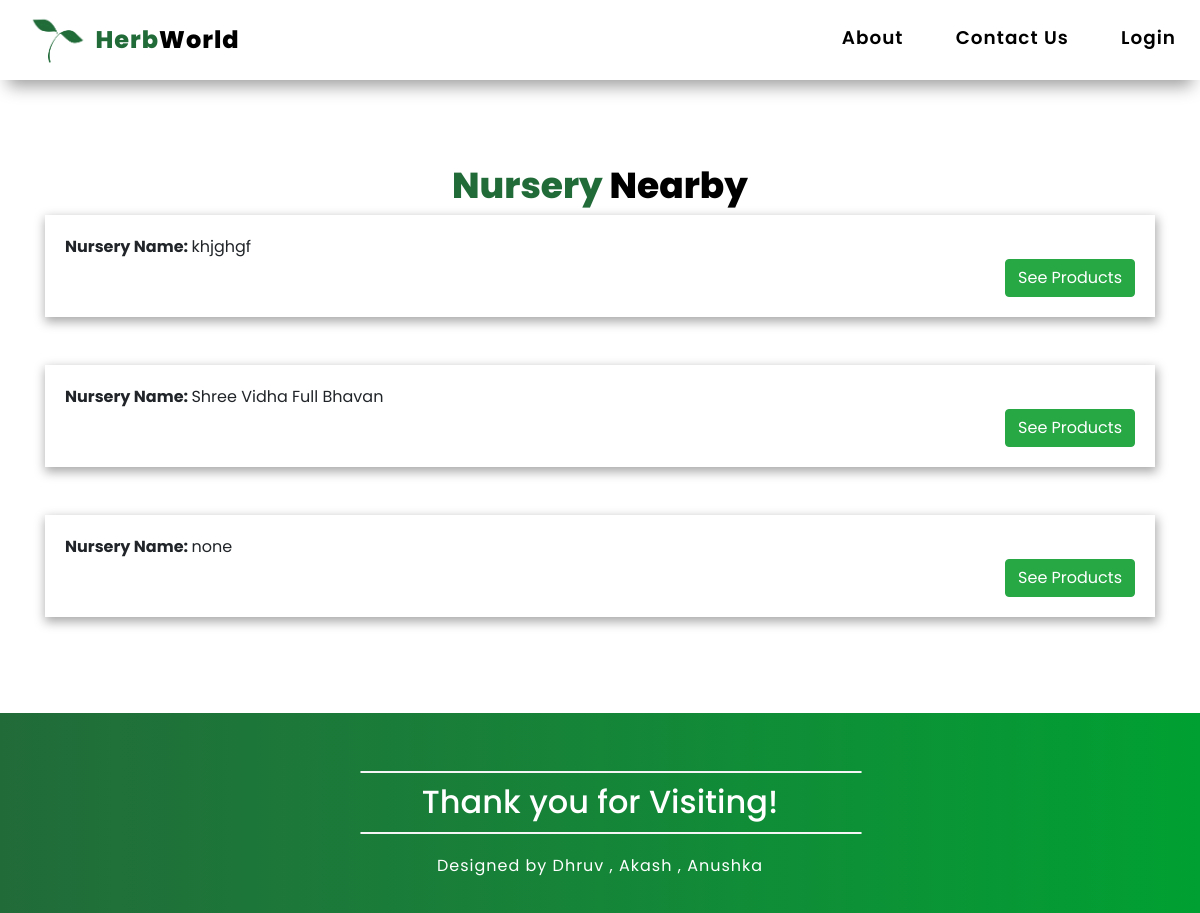
The app's page /nurserylist/, older data.
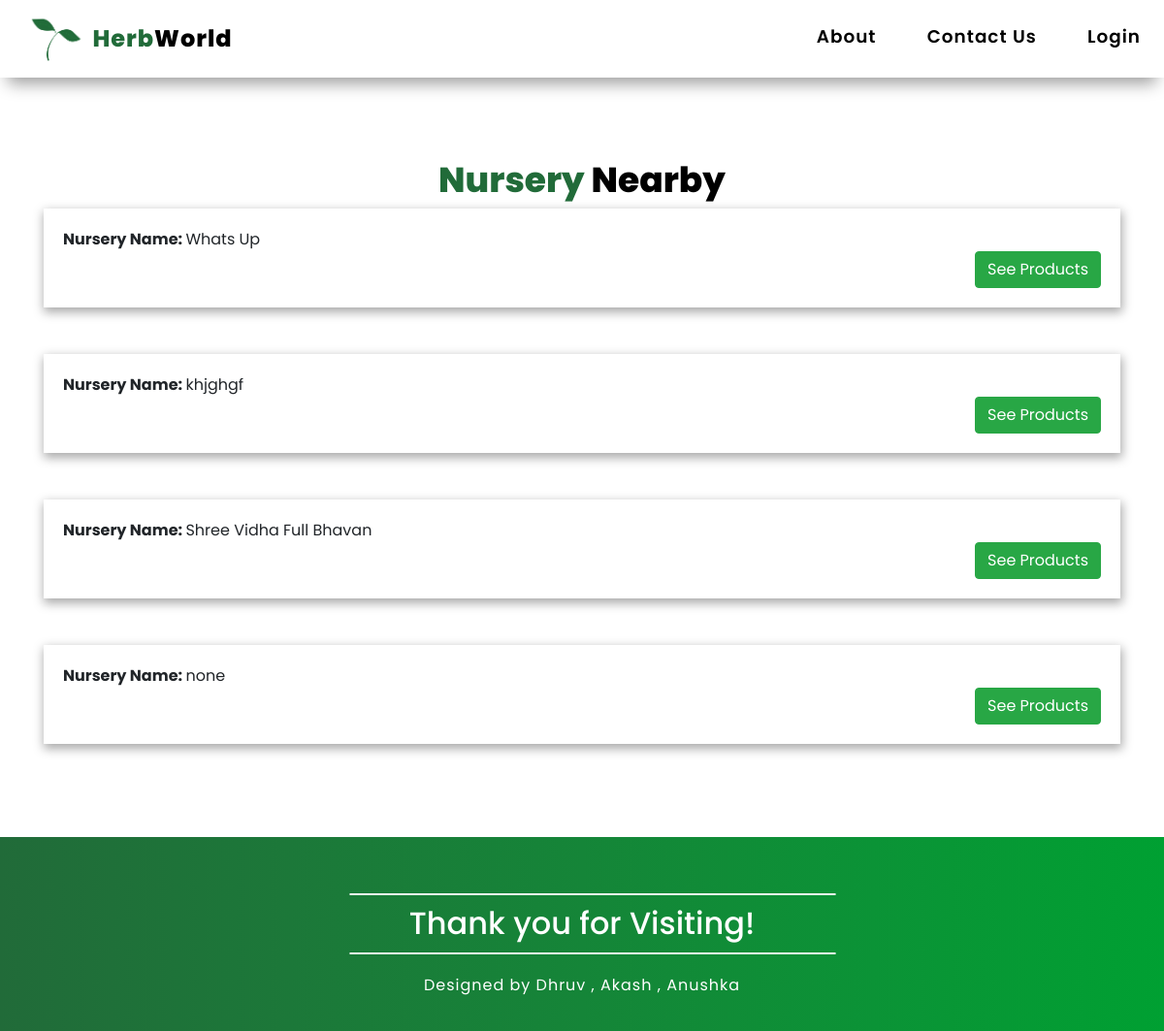
The same page, newer data.
### herbworldapp/models.py (models this page shows, shortened)
class Manager(models.Model):
    user = models.OneToOneField(User, on_delete=models.CASCADE)
    nursery_name = models.CharField(max_length=100, default="none")
    phone = models.CharField(max_length=12)
    profile_image = models.ImageField(
        null=True, upload_to="herbworldapp/images/", default="herbworldapp/images/")

### herbworldapp/views.py (the view)
# urls.py: path("nurserylist/", views.nurseryList, name="nurseryList"),
def nurseryList(request):
    props = Manager.objects.all()
    return render(request, 'herbworldapp/nurserylist.html', {'props': props})

### herbworldapp/templates/herbworldapp/nurserylist.html (shortened to what this page needs)
{% extends 'herbworldapp/basic.html' %}
{% load static %}
{% block body %}
<div class="container">
  <div class="row">
    <div class="col text-center">
      <div class="row  mt-5 pt-3">
        <div class="col text-center">
          <h2 class="loginheading"><span class="loginheading1">Nursery </span><span class="loginheading2">Nearby</span>
        </div>
      </div>
      {% for nursery in props reversed %}
      <div class="row mb-5">
        <div class="col text-left">
          <div class="nurserydetails">
            <div class="row">
              <div class="col">
                <strong>Nursery Name: </strong> {{nursery.nursery_name}}
              </div>
            </div>
            <div class="row justify-content-end">
              <div class="col viewdetails"><button class="btn btn-success" onClick="window.location='{{nursery.user.username}}';">See Products</button>
              </div>
            </div>
          </div>
        </div>
      </div>
      {% endfor %}
    </div>
  </div>
</div>
{% endblock %}

Row changes from the older to the newer data that the page shows:
added Manager: nursery_name "Whats Up"
